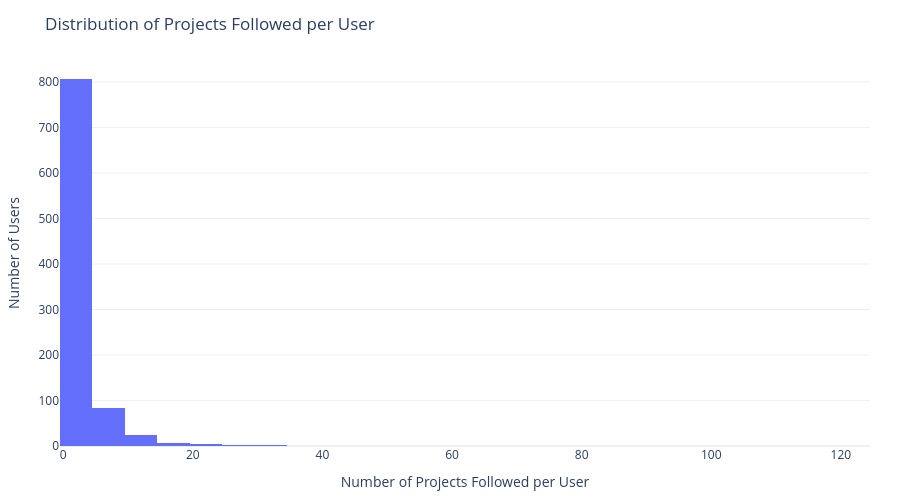

Notebook code for this chart:
### Markdown cell above
### Projects followed per user distribution

A histogram showing how many projects users typically follow.

### Code cell
user_follow_counts = df.groupby('follower_id').size().reset_index(name='projects_followed')

fig = px.histogram(
    user_follow_counts,
    x='projects_followed',
    nbins=30,
    title='Distribution of Projects Followed per User',
    labels={'projects_followed': 'Number of Projects Followed', 'count': 'Number of Users'}
)

fig.update_layout(
    xaxis_title='Number of Projects Followed per User',
    yaxis_title='Number of Users',
    height=500
)
fig.show()

save_plotly(fig, 'projects_followed_per_user_distribution', 'Distribution showing how many projects users typically follow', 
            friendly_name='Projects followed per user distribution')

### Figure 1 — Plotly figure (JSON) as saved in the notebook; plotly's stock layout.template omitted (floating-point values rounded to 4 significant figures; data arrays with more than 128 entries replaced by an {"elided": "..."} marker saying what was removed)
{"data": [{"bingroup": "x", "hovertemplate": "Number of Projects Followed=%{x}<br>count=%{y}<extra></extra>", "legendgroup": "", "marker": {"color": "#636efa", "pattern": {"shape": ""}}, "name": "", "nbinsx": 30, "orientation": "v", "showlegend": false, "type": "histogram", "x": {"elided": "935 int values"}, "xaxis": "x", "yaxis": "y"}], "layout": {"barmode": "relative", "height": 500, "legend": {"tracegroupgap": 0}, "title": {"text": "Distribution of Projects Followed per User"}, "xaxis": {"anchor": "y", "domain": [0, 1], "title": {"text": "Number of Projects Followed per User"}}, "yaxis": {"anchor": "x", "domain": [0, 1], "title": {"text": "Number of Users"}}}}
